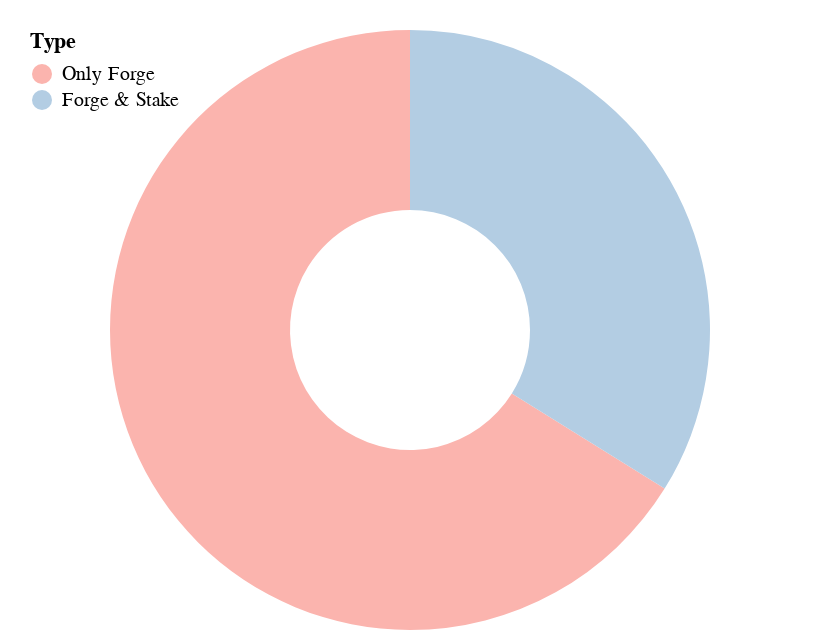

The code cell stored with this chart in its notebook:
### Code cell
pie_ust_chart = alt.Chart(df).mark_arc(innerRadius=60).encode(
    theta=alt.Theta(field="Number of users", type="quantitative"),
    color=alt.Color(field="Type", type="nominal",
            sort=['Number of users'],
            scale=alt.Scale(scheme='pastel1'),
            legend=alt.Legend(
            orient='none',
            padding=10,
            legendY=-10,
            direction='vertical')),
    tooltip=['Type','Number of users']
).configure_view(strokeOpacity=0)
pie_ust_chart

### Figure 1 — Vega-Lite specification as saved in the notebook (floating-point values rounded to 4 significant figures)
{"config": {"view": {"continuousWidth": 400, "continuousHeight": 300, "strokeOpacity": 0}}, "data": {"name": "data-921e8a3a853580643f38171d83e2160b"}, "mark": {"type": "arc", "innerRadius": 60}, "encoding": {"color": {"field": "Type", "legend": {"direction": "vertical", "legendY": -10, "orient": "none", "padding": 10}, "scale": {"scheme": "pastel1"}, "sort": ["Number of users"], "type": "nominal"}, "theta": {"field": "Number of users", "type": "quantitative"}, "tooltip": [{"field": "Type", "type": "nominal"}, {"field": "Number of users", "type": "quantitative"}]}, "$schema": "https://vega.github.io/schema/vega-lite/v4.17.0.json", "datasets": {"data-921e8a3a853580643f38171d83e2160b": [{"Type": "Only Forge", "Number of users": 3308}, {"Type": "Forge & Stake", "Number of users": 1694}]}}
